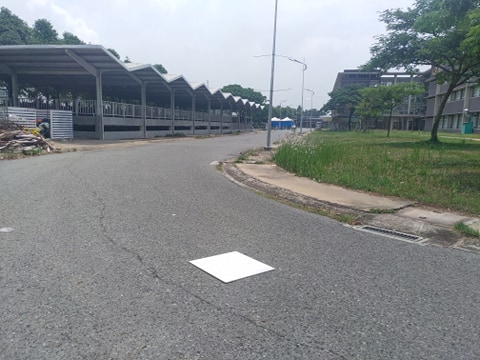
#> input picture test_input_3.jpg, 480 x 360 px
$ python -i image_processing_utils.py   (imports and definitions only)
#> lines starting #> are read from the running program, lines starting #| are printed output that depends on the picture
#> further down, picture is the input picture: shape (360, 480, 3); mean B, G, R 138.8, 136.9, 132.1
import numpy as np
import cv2

# [41 lines left out: function contour_noise_removal, not called in this run]

def clahe(img):
    lab = cv2.cvtColor(img, cv2.COLOR_BGR2LAB)
#> lab: shape (360, 480, 3); mean of channels 0, 1, 2 143.3, 126.6, 126.6

    # -----Splitting the LAB image to different channels-------------------------
    l, a, b = cv2.split(lab)
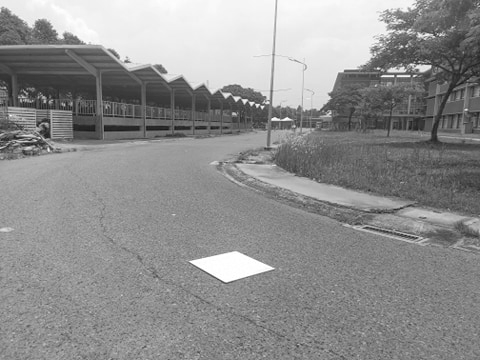
#> l: shape (360, 480); min 18, max 255, mean 143.3
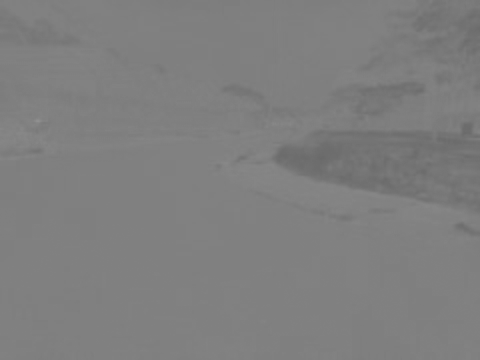
#> a: shape (360, 480); min 105, max 144, mean 126.6
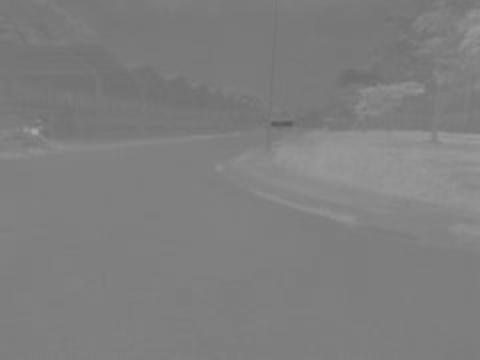
#> b: shape (360, 480); min 89, max 166, mean 126.6

    # -----Applying CLAHE to L-channel-------------------------------------------
    clahe = cv2.createCLAHE(clipLimit=3.0, tileGridSize=(8, 8))
    cl = clahe.apply(l)
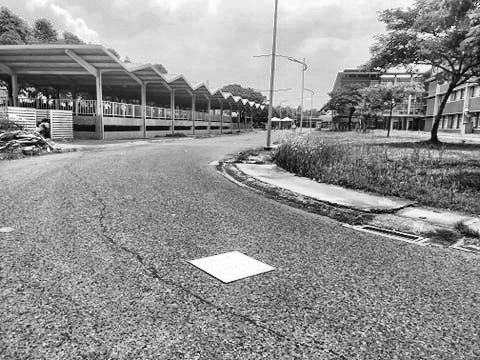
#> cl: shape (360, 480); min 4, max 255, mean 144.9

    # -----Merge the CLAHE enhanced L-channel with the a and b channel-----------
    limg = cv2.merge((cl, a, b))
#> limg: shape (360, 480, 3); mean of channels 0, 1, 2 144.9, 126.6, 126.6

    # -----Converting image from LAB Color model to RGB model--------------------
    final = cv2.cvtColor(limg, cv2.COLOR_LAB2BGR)
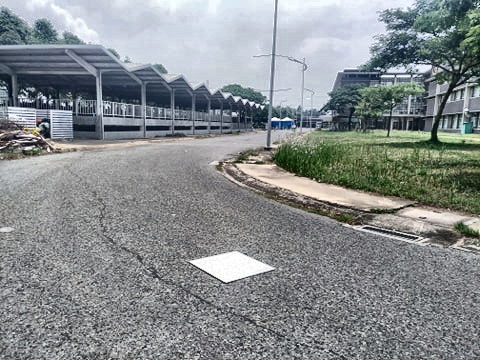
#> final: shape (360, 480, 3); mean B, G, R 140.8, 139.2, 134.2
    return final

# [43 lines left out: functions find_intersection_line, create_skeleton, not called in this run]

>>> import cv2
>>> picture = cv2.imread('test_input_3.jpg')
>>> result = clahe(picture)

$ run again, on 3.png
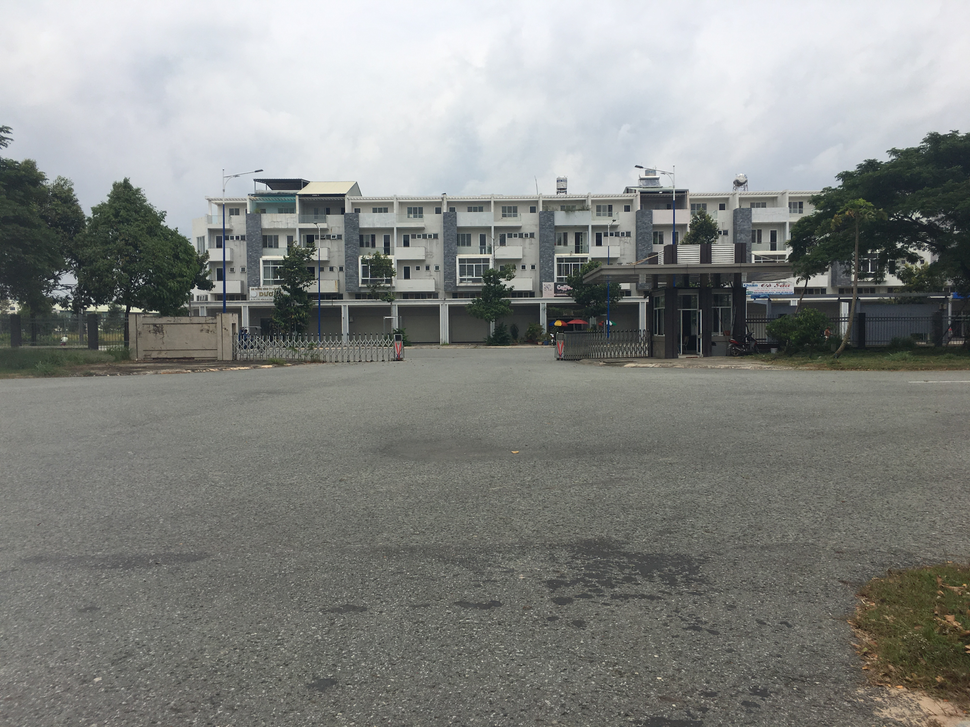
#> input picture 3.png, 970 x 727 px, shrunk from 4032 x 3024 before the run
#> picture is the input picture: shape (727, 970, 3); mean B, G, R 131, 134.1, 132
#> lab: shape (727, 970, 3); mean of channels 0, 1, 2 139.7, 126.6, 129.5
#> in clahe, `l, a, b = cv2.split(lab)`:
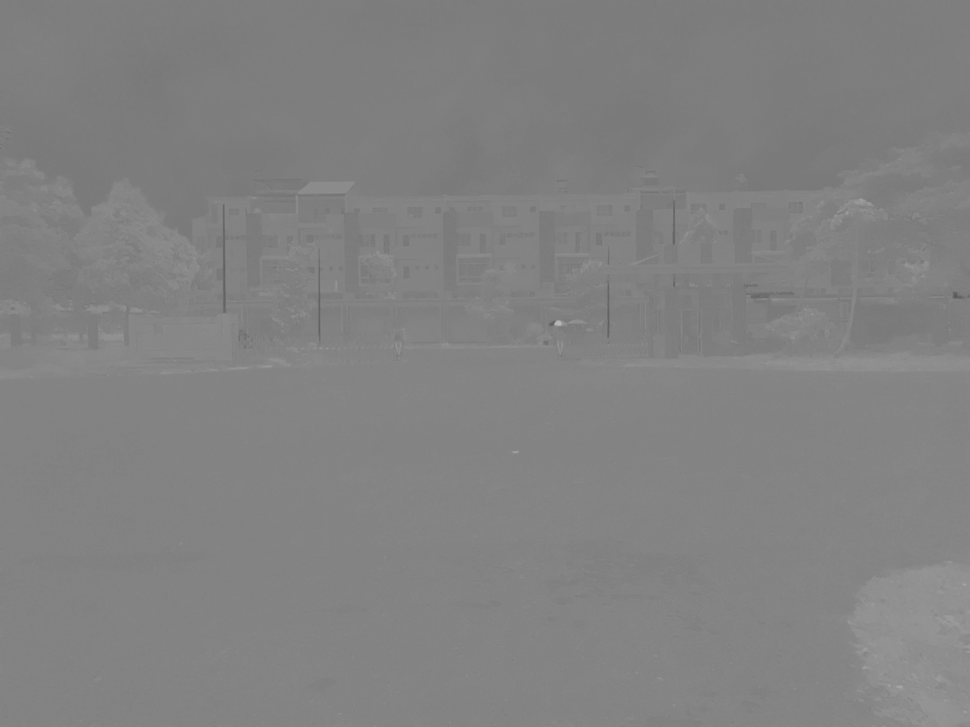
#> b: shape (727, 970); min 89, max 185, mean 129.5
#> limg: shape (727, 970, 3); mean of channels 0, 1, 2 144, 126.6, 129.5
#> in clahe, `final = cv2.cvtColor(limg, cv2.COLOR_LAB2BGR)`:
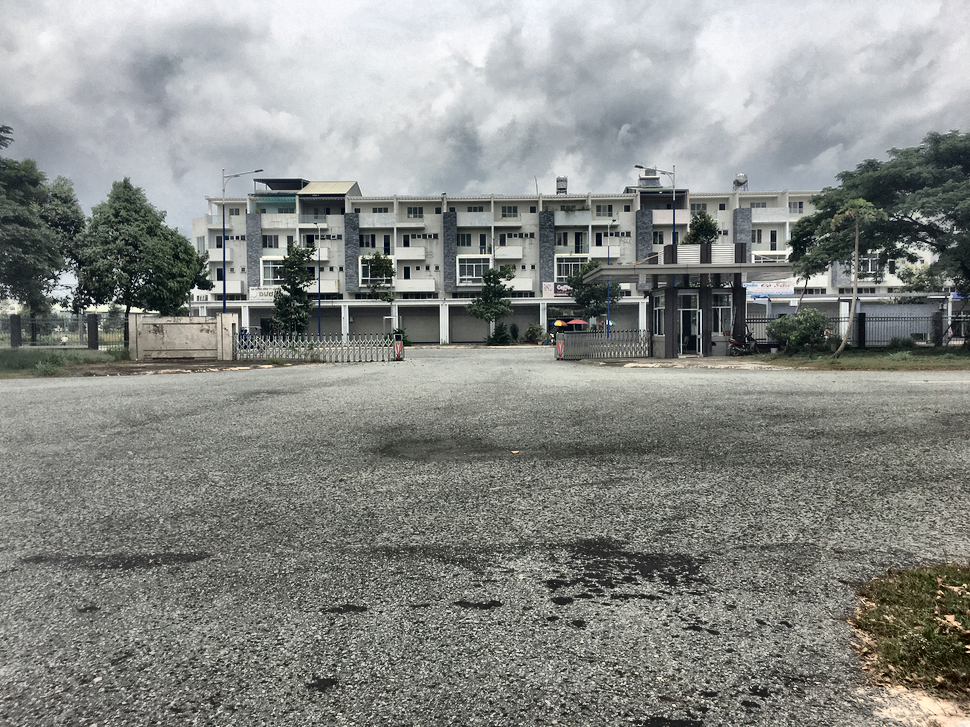
#> final: shape (727, 970, 3); mean B, G, R 135.3, 138.6, 136.3

$ run again, on 4.png
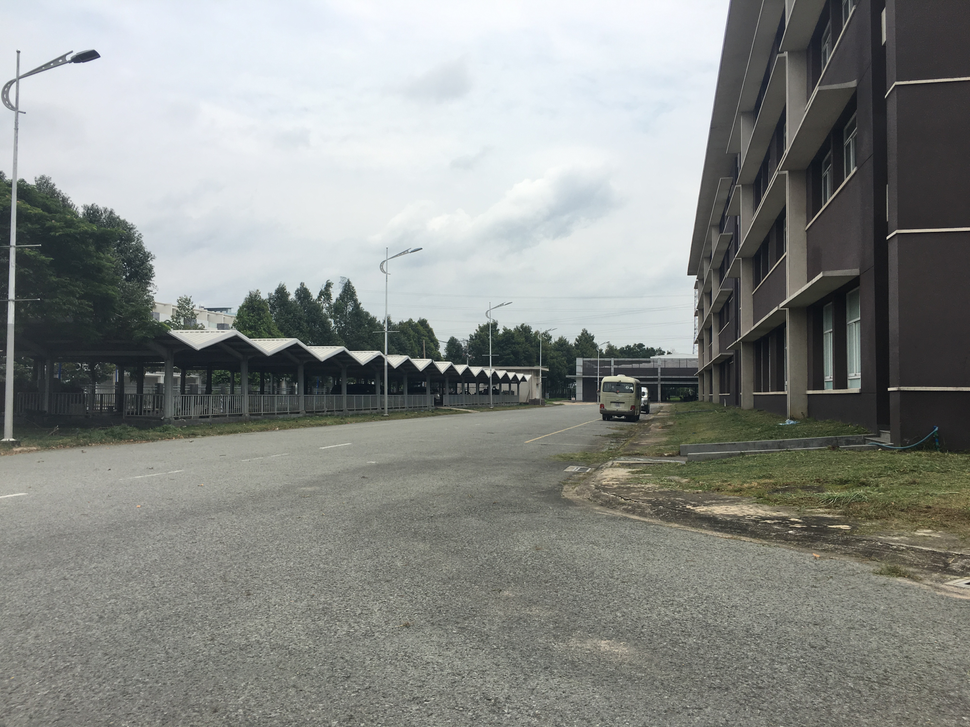
#> input picture 4.png, 970 x 727 px, shrunk from 4032 x 3024 before the run
#> picture is the input picture: shape (727, 970, 3); mean B, G, R 136.4, 139.9, 136.9
#> lab: shape (727, 970, 3); mean of channels 0, 1, 2 144.5, 126.3, 129.6
#> in clahe, `l, a, b = cv2.split(lab)`:
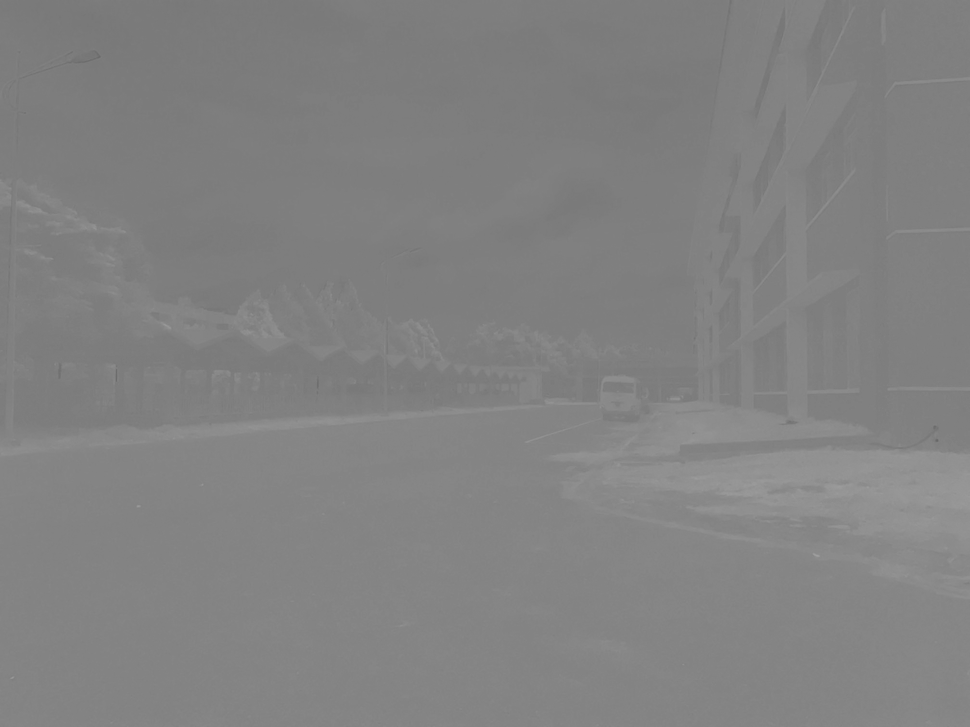
#> b: shape (727, 970); min 103, max 159, mean 129.6
#> limg: shape (727, 970, 3); mean of channels 0, 1, 2 148.4, 126.3, 129.6
#> in clahe, `final = cv2.cvtColor(limg, cv2.COLOR_LAB2BGR)`:
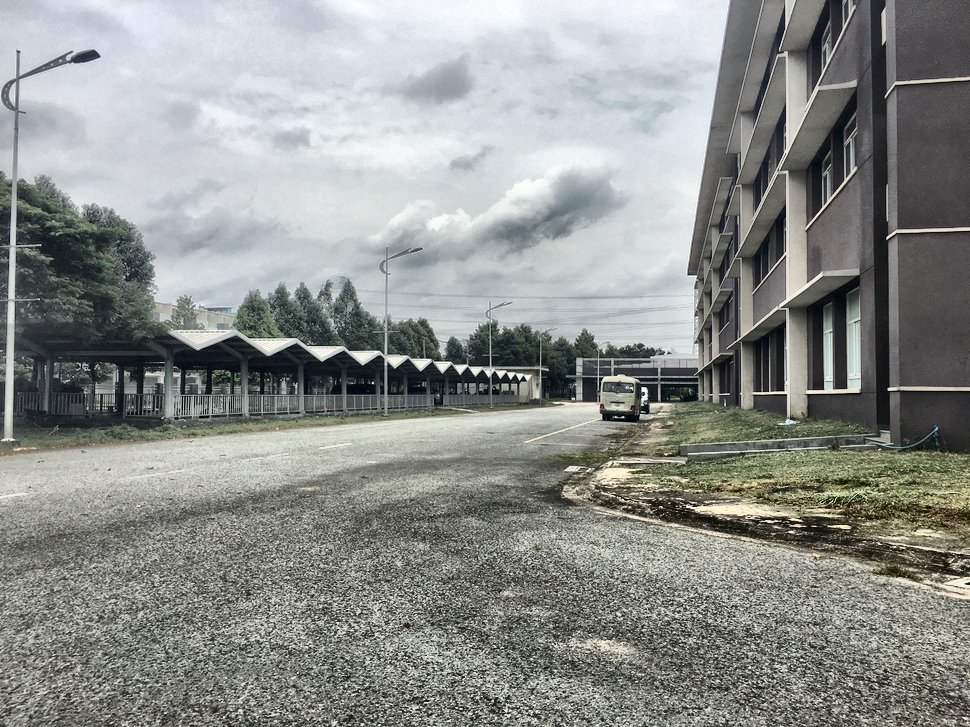
#> final: shape (727, 970, 3); mean B, G, R 140.1, 143.7, 140.7
